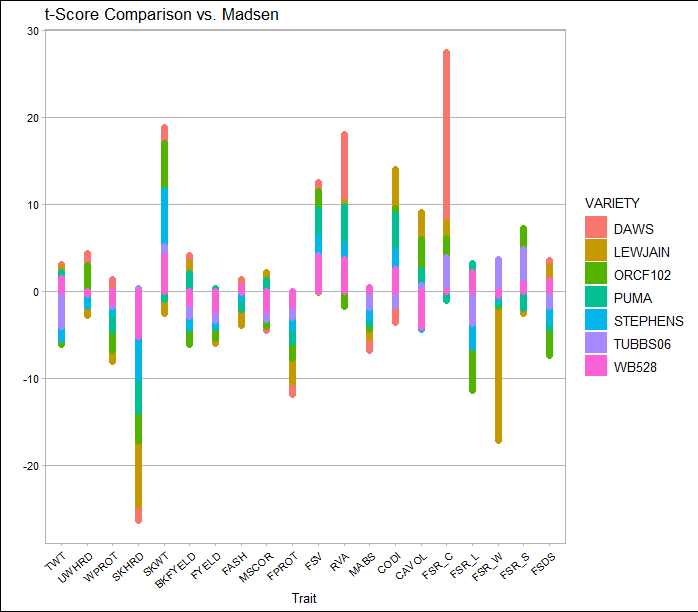

The script that drew this image:
#viziluisation of t-score comparison 

install.packages("naniar")
install.packages("gglpot2")
install.packages("reshape2")

library(ggthemes)
library(reshape2)
library(naniar)
library(tidyverse)
library(ggplot2)


Means_Comparison <- read_csv("Means Comparison.csv")
C92_C18_data <- read_csv("C92-C18_data.csv")

data1 <- replace_with_na_all(data = C92_C18_data, condition = ~.x == ".")
data1_melt <- melt(data1, id.vars = "VARIETY")
data1_melt$value = as.numeric(data1_melt$value)



ggplot(data = subset(data1_melt,!is.na(value)), aes(x = variable, y = value, fill = VARIETY))+
  theme_calc()+
  geom_area(aes(color = VARIETY), size = 2.5)+
  labs(title = "t-Score Comparison vs. Madsen", x = "Trait", y = "")+
  theme(axis.text.x = element_text(angle = 40, hjust = 1))+
  guides(size = "none")
  
